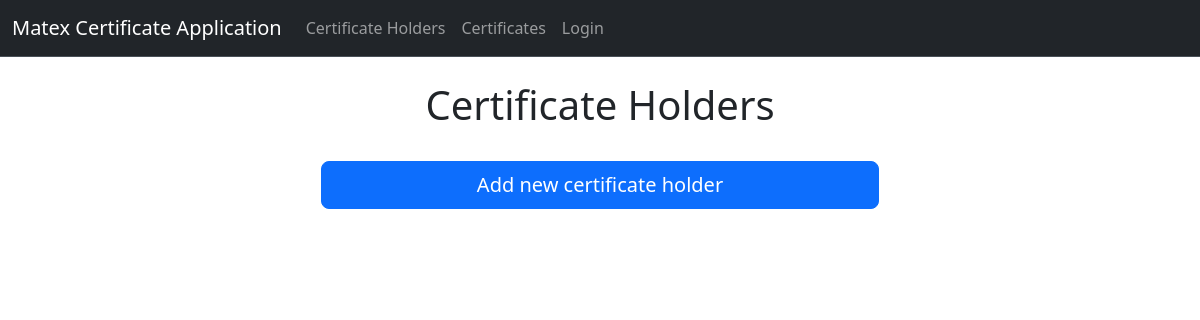
Page /certificate-holders on the earlier database version.
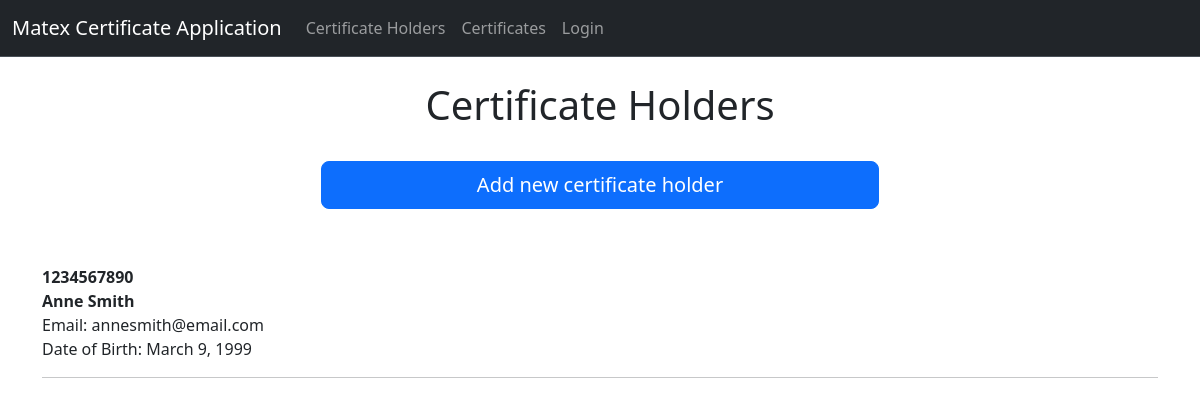
Same page on the later database version.
### matex_app/models.py (models this page shows, shortened)
class CertificateHolder(models.Model):
    nhs_number = models.IntegerField(primary_key=True)
    first_name = models.CharField(max_length=50)
    last_name = models.CharField(max_length=50)
    email = models.EmailField()
    date_of_birth = models.DateField()

### matex_app/views.py (the view)
# urls.py: path('certificate-holders', views.certificateholders, name='certificate-holders'),
def certificateholders(request):
    all_certificate_holders = CertificateHolder.objects.all()
    return render(request, 'certificate-holders.html', {'cert_holders': all_certificate_holders})

### matex_app/templates/certificate-holders.html
{% extends "base.html" %}
{% block content %}
<h1 class="text-center">Certificate Holders</h1>
<br/>
<div class="d-grid gap-2 col-6 mx-auto">
    <a class="btn btn-primary btn-lg" href="{% url 'add-holder' %}" role="button">Add new certificate holder</a><br/>
</div>
<br/>
{% for holder in cert_holders %}
    <strong>{{ holder.nhs_number }}</strong> <br/>
    <strong>{{ holder.first_name }} {{ holder.last_name }}</strong><br/>
    Email: {{ holder.email }}<br/>
    Date of Birth: {{ holder.date_of_birth }}
<hr/>
{% endfor %}
{% endblock content %}

Differences in the rows shown:
added CertificateHolder: nhs_number "1234567890", first_name "Anne", last_name "Smith", email "annesmith@email.com", date_of_birth "March 9, 1999"
